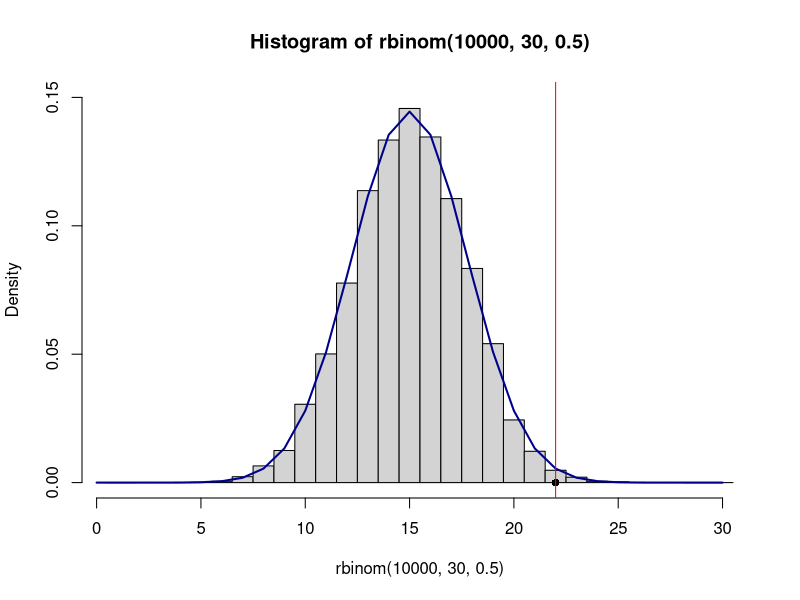

The R source for this figure:
#dataistanbul talk - April 5th, 2017
#HS Olmez (c) 2017
#
# Probabilty of a fair coin showing 22 Heads by chance in 30 tosses
# Random number generation for simulating a binomial distribution
N = 10000 #number of trials
M = 0
set.seed(10)
for (i in 1:N) {
  x1 <- sample(0:1, 30, replace=T)
  if (sum(x1) >= 22) {
    M = M + 1
  }
}
cat("Trials with more than 22 heads : ", M, "\n")
cat("Ratio of M to N                : ", M/N, "\n")
# Now do the same by using a binomial dist.
prob <- print(1-pbinom(21, 30, .5))
cat("Theoretical value of prob:", prob)
print(pbinom(30, size=30, prob=1/2) - pbinom(21, size=30, prob=1/2))
print(diff(pbinom(c(21,30), size = 30, prob = 1/2)))
#
#rbinom() is used to simulate N independent binomial random variables.
print(hist(rbinom(10000,30,.5),freq=FALSE, breaks=seq(0.5,30.5,1), ylim=c(0,0.15)))
print(lines(seq(0,30,1),dbinom(seq(0,30,1),30,0.5), col="darkblue", lwd="2"))
points(x=22, y=0, pch=16)
abline(v=22, col="red")

